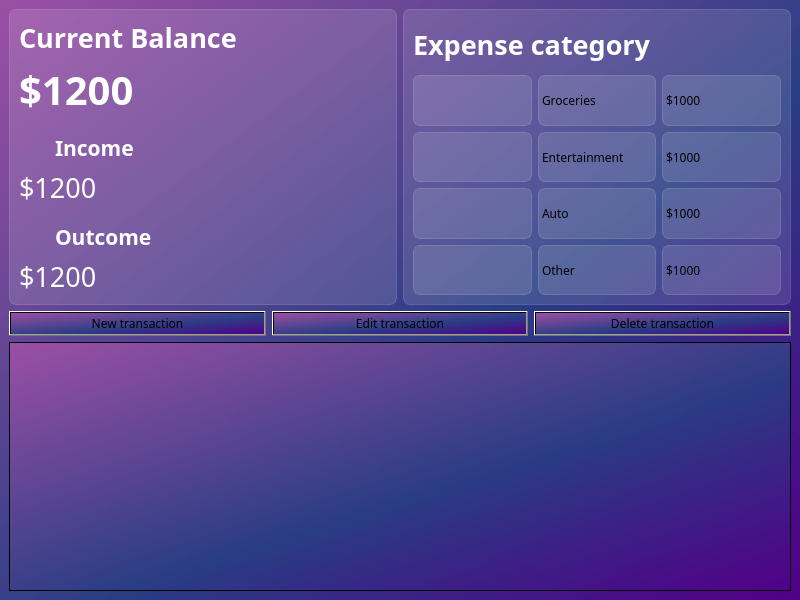
<?xml version="1.0" encoding="UTF-8"?>
<ui version="4.0">
 <class>MainWindow</class>
 <widget class="QMainWindow" name="MainWindow">
  <property name="geometry">
   <rect>
    <x>0</x>
    <y>0</y>
    <width>800</width>
    <height>600</height>
   </rect>
  </property>
  <property name="windowTitle">
   <string>Expense Tracker</string>
  </property>
  <property name="styleSheet">
   <string notr="true">background-color: qlineargradient(spread:pad, x1:1, y1:1, x2:0, y2:0, stop:0 rgba(81, 0, 135, 255), stop:0.427447 rgba(41, 61, 132, 235), stop:1 rgba(155, 79, 165, 255));
font-family: Noto Sans;</string>
  </property>
  <widget class="QWidget" name="centralwidget">
   <layout class="QVBoxLayout" name="verticalLayout_3">
    <item>
     <layout class="QHBoxLayout" name="horizontalLayout_7">
      <item>
       <widget class="QFrame" name="balance_frame">
        <property name="styleSheet">
         <string notr="true">background-color: rgba(255, 255, 255, 30);
border: 1px solid rgba(255, 255, 255, 40);
border-radius: 7px;</string>
        </property>
        <layout class="QVBoxLayout" name="verticalLayout">
         <item>
          <widget class="QLabel" name="label">
           <property name="styleSheet">
            <string notr="true">color: white;
font-weight: bold;
font-size: 20pt;
background-color: none;
border: none;</string>
           </property>
           <property name="text">
            <string>Current Balance</string>
           </property>
          </widget>
         </item>
         <item>
          <widget class="QLabel" name="label_2">
           <property name="styleSheet">
            <string notr="true">color: white;
font-weight: bold;
font-size: 30pt;
background-color: none;
border: none;</string>
           </property>
           <property name="text">
            <string>$1200</string>
           </property>
          </widget>
         </item>
         <item>
          <layout class="QHBoxLayout" name="horizontalLayout">
           <item>
            <widget class="QLabel" name="label_3">
             <property name="maximumSize">
              <size>
               <width>24</width>
               <height>16777215</height>
              </size>
             </property>
             <property name="styleSheet">
              <string notr="true">background-color: none;
border: none;
padding-top: 10px;</string>
             </property>
             <property name="text">
              <string/>
             </property>
             <property name="pixmap">
              <pixmap resource="res-rc.qrc">:/icons/icons/north_west_white_24dp.svg</pixmap>
             </property>
            </widget>
           </item>
           <item>
            <widget class="QLabel" name="label_4">
             <property name="styleSheet">
              <string notr="true">color: white;
font-weight: bold;
font-size: 16pt;
background-color: none;
border: none;
padding-top: 10px;</string>
             </property>
             <property name="text">
              <string>Income</string>
             </property>
            </widget>
           </item>
          </layout>
         </item>
         <item>
          <widget class="QLabel" name="label_7">
           <property name="styleSheet">
            <string notr="true">color: white;
font-size: 20pt;
background-color: none;
border: none;</string>
           </property>
           <property name="text">
            <string>$1200</string>
           </property>
          </widget>
         </item>
         <item>
          <layout class="QHBoxLayout" name="horizontalLayout_2">
           <item>
            <widget class="QLabel" name="label_6">
             <property name="maximumSize">
              <size>
               <width>24</width>
               <height>16777215</height>
              </size>
             </property>
             <property name="styleSheet">
              <string notr="true">background-color: none;
border: none;
padding-top: 10px;</string>
             </property>
             <property name="text">
              <string/>
             </property>
             <property name="pixmap">
              <pixmap resource="res-rc.qrc">:/icons/icons/call_received_white_24dp.svg</pixmap>
             </property>
            </widget>
           </item>
           <item>
            <widget class="QLabel" name="label_5">
             <property name="styleSheet">
              <string notr="true">color: white;
font-weight: bold;
font-size: 16pt;
background-color: none;
border: none;
padding-top: 10px;</string>
             </property>
             <property name="text">
              <string>Outcome</string>
             </property>
            </widget>
           </item>
          </layout>
         </item>
         <item>
          <widget class="QLabel" name="label_8">
           <property name="styleSheet">
            <string notr="true">color: white;
font-size: 20pt;
background-color: none;
border: none;</string>
           </property>
           <property name="text">
            <string>$1200</string>
           </property>
          </widget>
         </item>
        </layout>
       </widget>
      </item>
      <item>
       <widget class="QFrame" name="categories_frame">
        <property name="styleSheet">
         <string notr="true">background-color: rgba(255, 255, 255, 30);
border: 1px solid rgba(255, 255, 255, 40);
border-radius: 7px;</string>
        </property>
        <layout class="QVBoxLayout" name="verticalLayout_2">
         <item>
          <widget class="QLabel" name="label_9">
           <property name="styleSheet">
            <string notr="true">color: white;
font-weight: bold;
font-size: 20pt;
background-color: none;
border: none;</string>
           </property>
           <property name="text">
            <string>Expense category</string>
           </property>
          </widget>
         </item>
         <item>
          <layout class="QHBoxLayout" name="horizontalLayout_6">
           <item>
            <widget class="QLabel" name="label_10">
             <property name="text">
              <string/>
             </property>
             <property name="pixmap">
              <pixmap resource="res-rc.qrc">:/icons/icons/local_grocery_store_white_24dp.svg</pixmap>
             </property>
            </widget>
           </item>
           <item>
            <widget class="QLabel" name="label_11">
             <property name="text">
              <string>Groceries</string>
             </property>
            </widget>
           </item>
           <item>
            <widget class="QLabel" name="label_12">
             <property name="text">
              <string>$1000</string>
             </property>
            </widget>
           </item>
          </layout>
         </item>
         <item>
          <layout class="QHBoxLayout" name="horizontalLayout_5">
           <item>
            <widget class="QLabel" name="label_14">
             <property name="text">
              <string/>
             </property>
             <property name="pixmap">
              <pixmap resource="res-rc.qrc">:/icons/icons/sports_esports_white_24dp.svg</pixmap>
             </property>
            </widget>
           </item>
           <item>
            <widget class="QLabel" name="label_15">
             <property name="text">
              <string>Entertainment</string>
             </property>
            </widget>
           </item>
           <item>
            <widget class="QLabel" name="label_13">
             <property name="text">
              <string>$1000</string>
             </property>
            </widget>
           </item>
          </layout>
         </item>
         <item>
          <layout class="QHBoxLayout" name="horizontalLayout_4">
           <item>
            <widget class="QLabel" name="label_18">
             <property name="text">
              <string/>
             </property>
             <property name="pixmap">
              <pixmap resource="res-rc.qrc">:/icons/icons/directions_car_white_24dp.svg</pixmap>
             </property>
            </widget>
           </item>
           <item>
            <widget class="QLabel" name="label_16">
             <property name="text">
              <string>Auto</string>
             </property>
            </widget>
           </item>
           <item>
            <widget class="QLabel" name="label_17">
             <property name="text">
              <string>$1000</string>
             </property>
            </widget>
           </item>
          </layout>
         </item>
         <item>
          <layout class="QHBoxLayout" name="horizontalLayout_3">
           <item>
            <widget class="QLabel" name="label_20">
             <property name="text">
              <string/>
             </property>
             <property name="pixmap">
              <pixmap resource="res-rc.qrc">:/icons/icons/list_white_24dp.svg</pixmap>
             </property>
            </widget>
           </item>
           <item>
            <widget class="QLabel" name="label_19">
             <property name="text">
              <string>Other</string>
             </property>
            </widget>
           </item>
           <item>
            <widget class="QLabel" name="label_21">
             <property name="text">
              <string>$1000</string>
             </property>
            </widget>
           </item>
          </layout>
         </item>
        </layout>
       </widget>
      </item>
     </layout>
    </item>
    <item>
     <layout class="QHBoxLayout" name="horizontalLayout_8">
      <item>
       <widget class="QPushButton" name="pushButton">
        <property name="text">
         <string>New transaction</string>
        </property>
        <property name="icon">
         <iconset resource="res-rc.qrc">
          <normaloff>:/icons/icons/post_add_white_24dp.svg</normaloff>:/icons/icons/post_add_white_24dp.svg</iconset>
        </property>
       </widget>
      </item>
      <item>
       <widget class="QPushButton" name="pushButton_2">
        <property name="text">
         <string>Edit transaction</string>
        </property>
        <property name="icon">
         <iconset resource="res-rc.qrc">
          <normaloff>:/icons/icons/edit_white_24dp.svg</normaloff>:/icons/icons/edit_white_24dp.svg</iconset>
        </property>
       </widget>
      </item>
      <item>
       <widget class="QPushButton" name="pushButton_3">
        <property name="text">
         <string>Delete transaction</string>
        </property>
        <property name="icon">
         <iconset resource="res-rc.qrc">
          <normaloff>:/icons/icons/delete_white_24dp.svg</normaloff>:/icons/icons/delete_white_24dp.svg</iconset>
        </property>
       </widget>
      </item>
     </layout>
    </item>
    <item>
     <widget class="QTableView" name="tableView"/>
    </item>
   </layout>
  </widget>
 </widget>
 <resources>
  <include location="res-rc.qrc"/>
 </resources>
 <connections/>
</ui>
